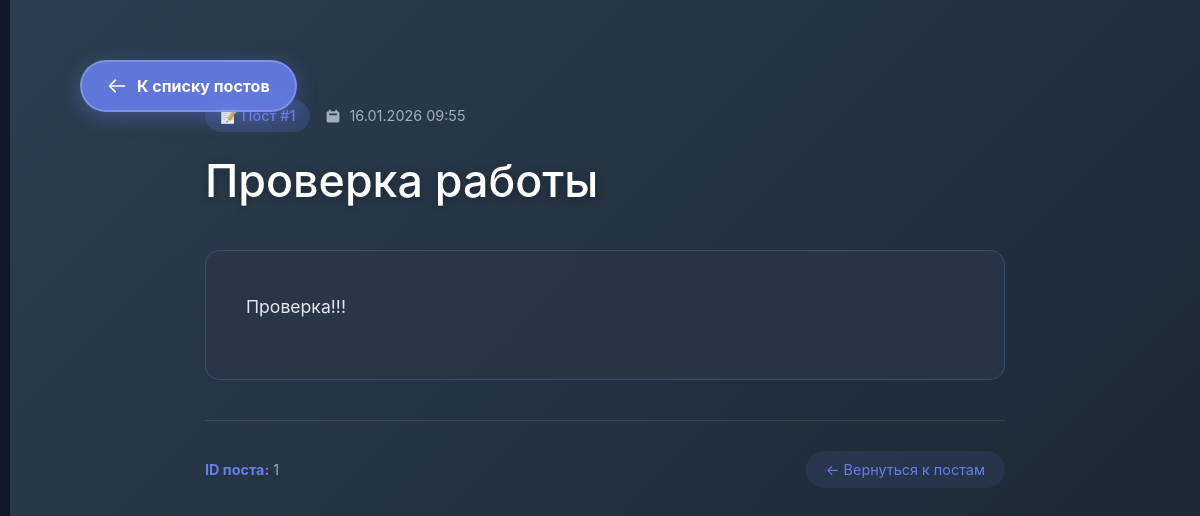
The app's page /posts/1/ with its own data.
### app/models.py (models this page shows, shortened)
class Articles(models.Model):
    title = models.CharField('Пост',max_length=250)
    full_text = models.TextField('Текст поста')
    date = models.DateTimeField('Дата и время публикации')
    class Meta:
        verbose_name = "Пост"
        verbose_name_plural = "Посты"

### app/views.py (the view)
# urls.py: path("posts/<int:post_id>/", views.post_detail, name='post_detail'),
def post_detail(request, post_id):
    post = get_object_or_404(Articles, id=post_id)
    return render(request, 'app/post_detail.html', {'post': post})

### app/templates/app/post_detail.html (shortened to what this page needs)
{% extends 'app/layout.html' %}
{% load static %}
{% block content %}
<div style="
    margin-left: 10px;
    padding: 40px;
    min-height: 100vh;
    background: linear-gradient(135deg, #2c3e50 0%, #1a2530 100%);
    color: white;
    position: relative;
">
    <a href="{% url 'Posts_page' %}" style="
        position: fixed;
        top: 60px;
        left: 80px;
        z-index: 1000;
        display: flex;
        align-items: center;
        background: rgba(102, 126, 234, 0.9);
        color: white;
        text-decoration: none;
        padding: 12px 25px;
        border-radius: 30px;
        font-weight: 700;
        font-size: 16px;
        box-shadow: 0 5px 20px rgba(102, 126, 234, 0.4);
        border: 2px solid rgba(255, 255, 255, 0.2);
        transition: all 0.3s ease;
        backdrop-filter: blur(10px);
    ">
        <svg style="width: 20px; height: 20px; margin-right: 10px;" fill="none" stroke="currentColor" viewBox="0 0 24 24">
            <path stroke-linecap="round" stroke-linejoin="round" stroke-width="2" d="M10 19l-7-7m0 0l7-7m-7 7h18"></path>
        </svg>
        К списку постов
    </a>
    <div style="max-width: 800px; margin: 0 auto; padding-top: 60px;">
        <header style="margin-bottom: 40px;">
            <div style="
                display: flex;
                align-items: center;
                margin-bottom: 20px;
                color: #a0aec0;
                font-size: 0.9rem;
            ">
                <span style="
                    background: rgba(102, 126, 234, 0.2);
                    padding: 5px 15px;
                    border-radius: 20px;
                    color: #667eea;
                    font-weight: 500;
                    margin-right: 15px;
                ">
                    📝 Пост #{{ post.id }}
                </span>
                <span style="display: flex; align-items: center;">
                    <svg style="width: 16px; height: 16px; margin-right: 8px;" fill="currentColor" viewBox="0 0 20 20">
                        <path fill-rule="evenodd" d="M6 2a1 1 0 00-1 1v1H4a2 2 0 00-2 2v10a2 2 0 002 2h12a2 2 0 002-2V6a2 2 0 00-2-2h-1V3a1 1 0 10-2 0v1H7V3a1 1 0 00-1-1zm0 5a1 1 0 000 2h8a1 1 0 100-2H6z" clip-rule="evenodd"></path>
                    </svg>
                    {{ post.date|date:"d.m.Y H:i" }}
                </span>
            </div>
            <h1 style="
                font-size: 2.8rem;
                color: #fff;
                margin-bottom: 30px;
                line-height: 1.3;
                text-shadow: 0 2px 10px rgba(0,0,0,0.3);
            ">
                {{ post.title }}
            </h1>
        </header>
        <article style="
            background: rgba(45, 55, 72, 0.7);
            backdrop-filter: blur(10px);
            border-radius: 15px;
            padding: 40px;
            border: 1px solid rgba(102, 126, 234, 0.3);
            line-height: 1.8;
            font-size: 1.1rem;
        ">
            <div style="color: #e2e8f0;">
                {{ post.full_text|linebreaks }}
            </div>
        </article>
        <footer style="
            margin-top: 40px;
            padding-top: 30px;
            border-top: 1px solid rgba(255,255,255,0.1);
            color: #a0aec0;
            display: flex;
            justify-content: space-between;
            align-items: center;
            font-size: 0.9rem;
        ">
            <div>
                <span style="color: #667eea; font-weight: bold;">ID поста:</span> {{ post.id }}
            </div>
            <a href="{% url 'Posts_page' %}" style="
                display: inline-flex;
                align-items: center;
                color: #667eea;
                text-decoration: none;
                padding: 8px 20px;
                background: rgba(102, 126, 234, 0.1);
                border-radius: 20px;
                transition: all 0.3s;
            ">
                ← Вернуться к постам
            </a>
        </footer>
    </div>
</div>
{% endblock %}

### app/static/app/css/app.css (style rules this page uses)
body { background: #0f172a !important; margin: 0; padding: 0; font-family: -apple-system, BlinkMacSystemFont, 'Segoe UI', Roboto, Oxygen, Ubuntu, sans-serif; }

### app/templates/app/layout.html (style rules this page uses)
* { margin: 0; padding: 0; box-sizing: border-box; }
body { font-family: -apple-system, BlinkMacSystemFont, 'Segoe UI', Roboto, sans-serif; background: #0f172a; color: #e2e8f0; min-height: 100vh; overflow-x: hidden; -webkit-touch-callout: none; -webkit-user-select: none; -khtml-user-select: none; -moz-user-select: none; -ms-user-select: none; user-select: none; }
main, .post-content, p, h1, h2, h3, h4, h5, h6 { -webkit-user-select: text; -moz-user-select: text; -ms-user-select: text; user-select: text; }

### app/templates/app/post_detail.html (style rules this page uses)
article { transition: all 0.3s ease; }

### records on screen
Articles: id "1", date "16.01.2026 09:55", title "Проверка работы", full_text "Проверка!!!"
